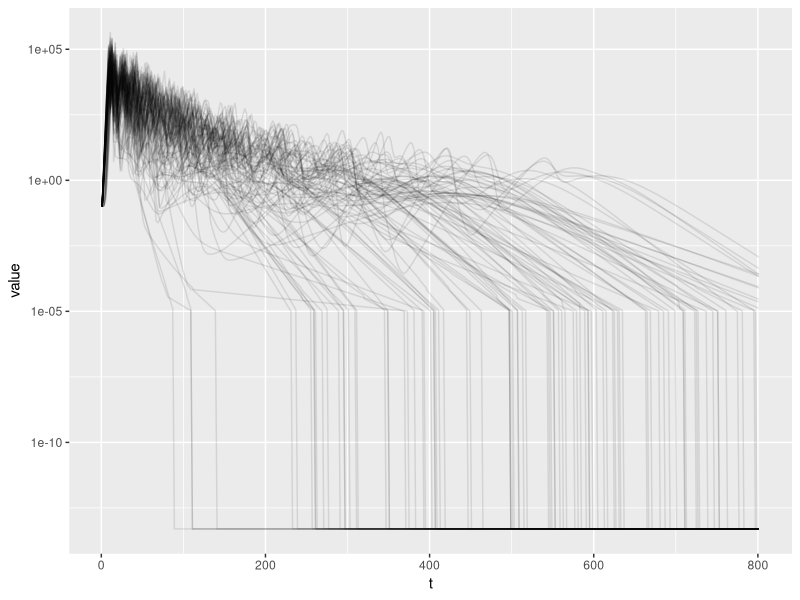
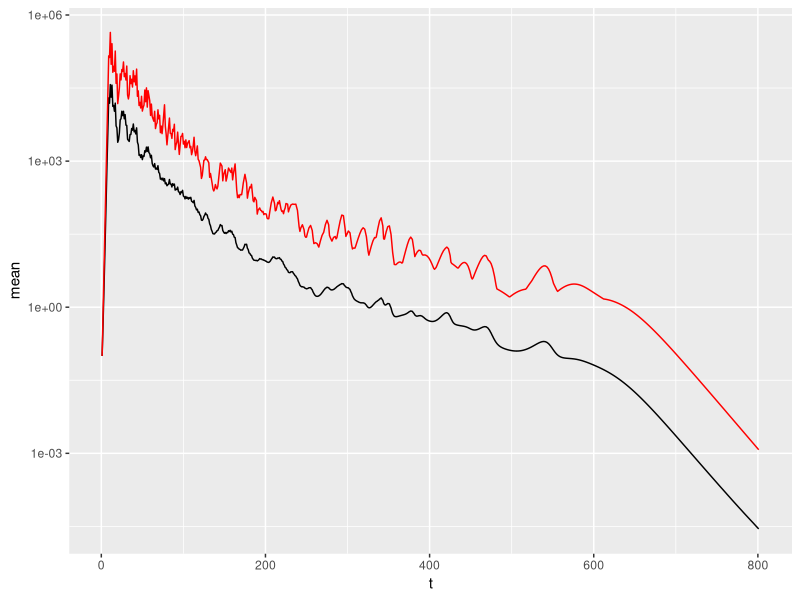
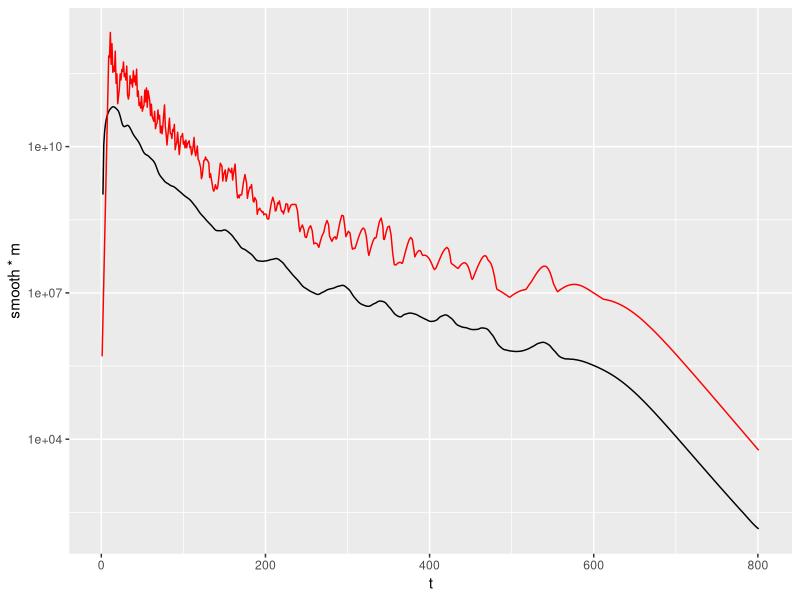

Source code (R) for these figures, in order:
library(ggplot2)
library(reshape2)
library(zoo)

popSizes <- t(read.table("Asexuals_100.txt",sep="\t"))
popSizes <- as.data.frame(popSizes)
popSizes$t <- c(1:dim(popSizes)[[1]])

popSizes.m <- melt(popSizes,id.vars=c("t"))
ggplot(popSizes.m,aes(x=t,y=value,group=variable)) + geom_line(alpha=0.1) + scale_y_log10()


popSizes$mean <- apply(popSizes[,1:100],1,FUN=mean,na.rm=T)
popSizes$max <- apply(popSizes[,1:100],1,FUN=max,na.rm=T)

ggplot(popSizes,aes(x=t,y=mean)) + geom_line() + geom_line(aes(x=t,y=max),colour="red") + scale_y_log10()

smoothmax <- loess(value ~ t, span=0.05, popSizes.m)
popSizes$smooth <- predict(smoothmax,data.frame(t=popSizes$t))

#loess smooth max values, repredict from dates
#popSizes$smooth*5e6
m=5e6
ggplot(popSizes,aes(x=t,y=smooth*m)) + geom_line() + geom_line(aes(x=t,y=max*m),colour="red") + scale_y_log10()
maxtab <- cbind(popSizes$t,round(predict(smoothmax,data.frame(t=popSizes$t))*m))
colnames(maxtab) <- c("T","C")
write.table(maxtab,"popSize_max_loess.txt", col.names=T,row.names=F,sep="\t",quote=F)
